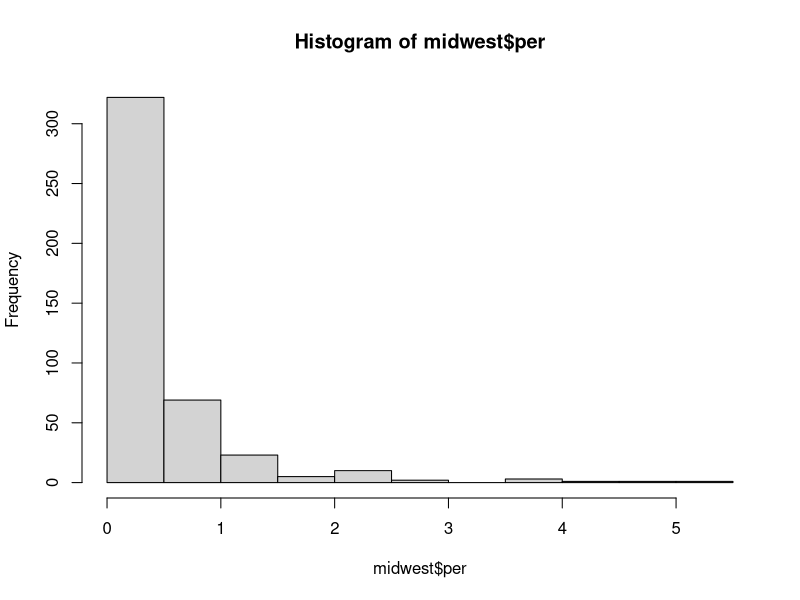
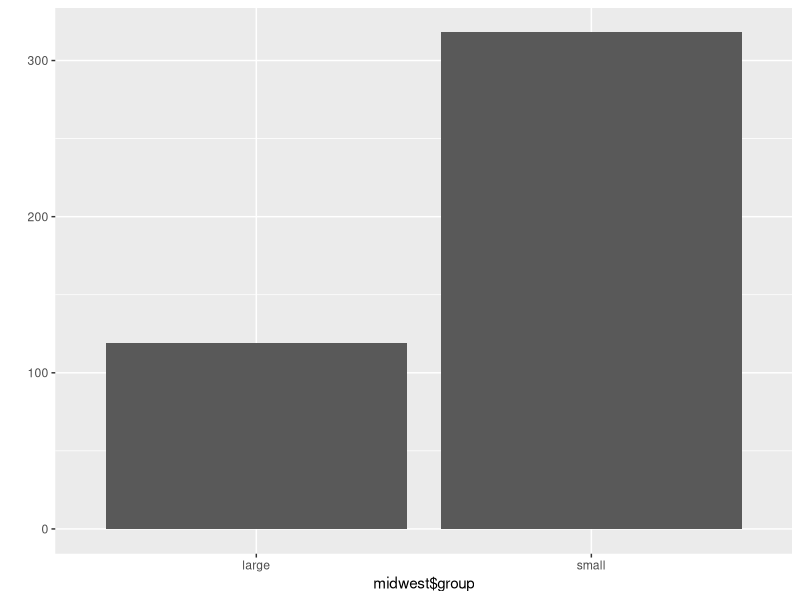

Generate these figures, in order, with R:
library (ggplot2)
library (dplyr)


midwest <- data.frame(ggplot2::midwest)
summary(midwest)

midwest <- rename(midwest, total=poptotal)
midwest <- rename(midwest, asian=popasian)

midwest$per <- (midwest$asian/midwest$total) * 100
hist(midwest$per)

mean(midwest$per)
midwest$group <- ifelse(midwest$per >= 0.487, "large", "small")

table(midwest$group)
qplot(midwest$group)
